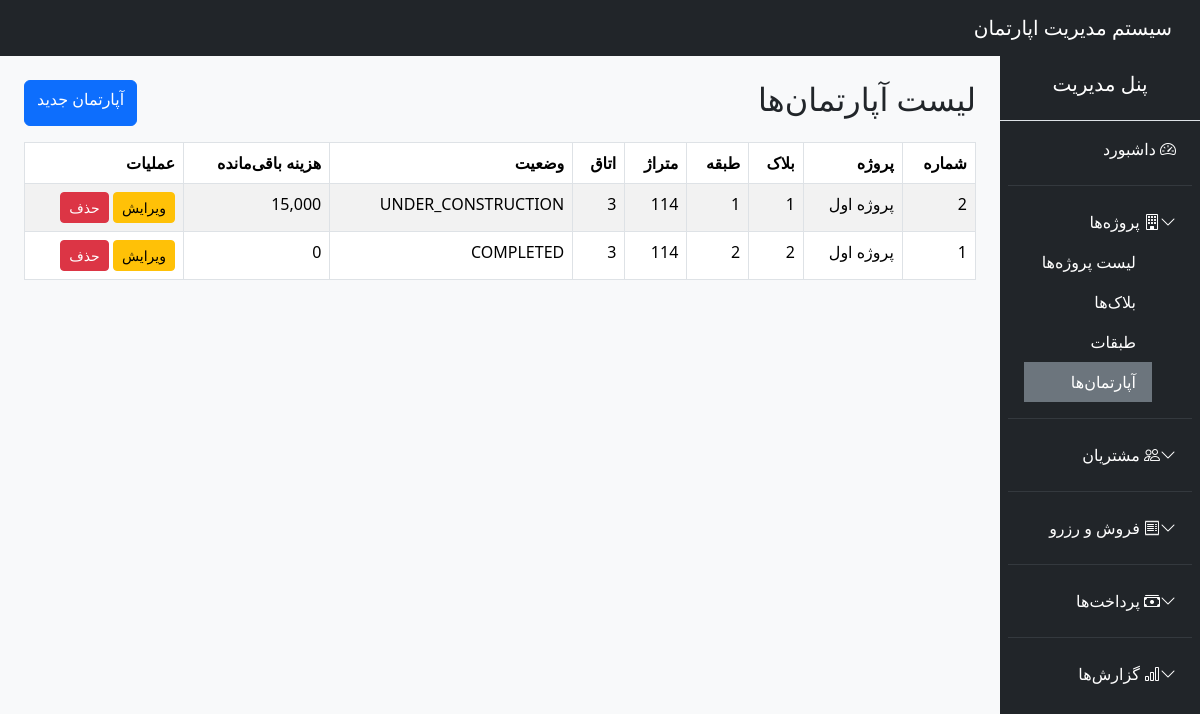
The page /public/?route=apartments (signed in) on the database as committed earlier.
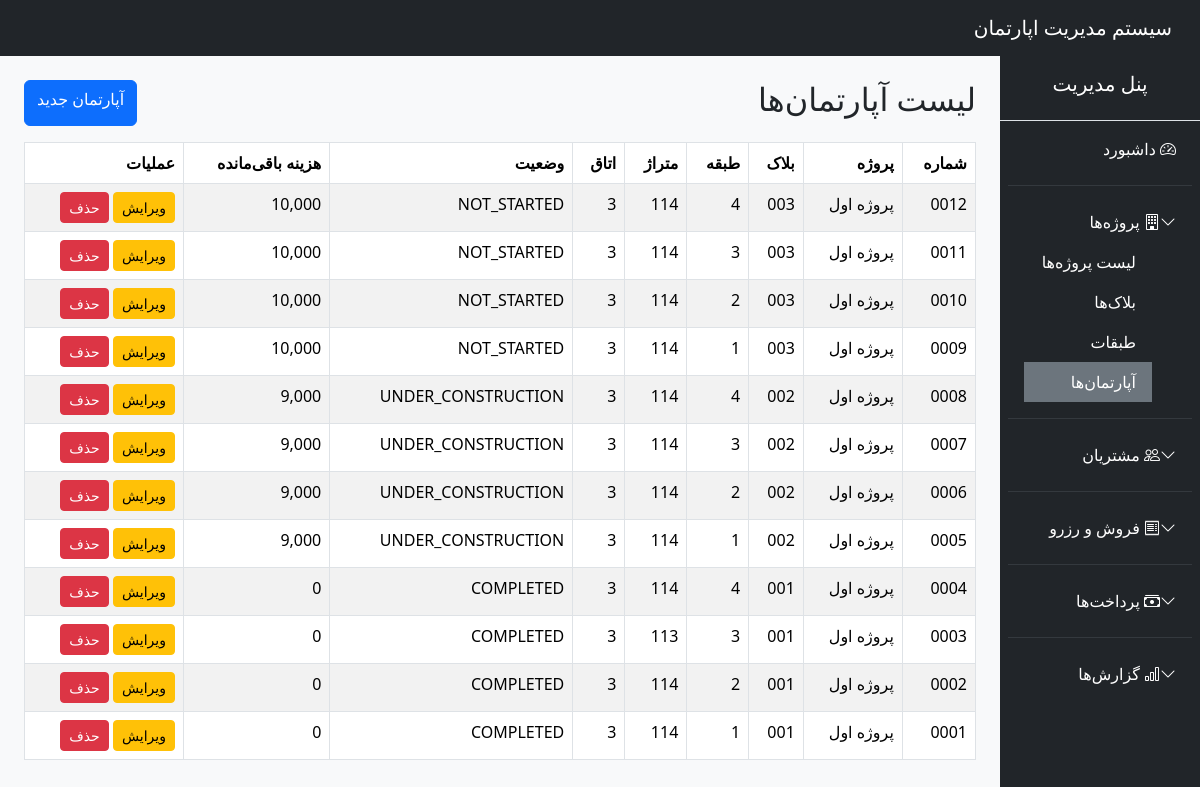
The same page on the database as committed later.
### tables this page shows
CREATE TABLE `apartments` (
  `id` int(11) NOT NULL,
  `floor_id` int(11) NOT NULL,
  `apartment_number` varchar(50) NOT NULL,
  `area` float DEFAULT NULL,
  `rooms` int(11) DEFAULT NULL,
  `status` enum('COMPLETED','UNDER_CONSTRUCTION','NOT_STARTED') NOT NULL,
  `base_price` decimal(15,2) DEFAULT NULL,
  `estimated_total_cost` decimal(15,2) DEFAULT NULL,
  `spent_cost` decimal(15,2) DEFAULT 0.00,
  `created_at` timestamp NOT NULL DEFAULT current_timestamp()
);

CREATE TABLE `projects` (
  `id` int(11) NOT NULL,
  `name` varchar(100) NOT NULL,
  `location` varchar(255) DEFAULT NULL,
  `description` text DEFAULT NULL,
  `created_at` timestamp NOT NULL DEFAULT current_timestamp(),
  `status` enum('ACTIVE','INACTIVE','COMPLETED') NOT NULL DEFAULT 'ACTIVE'
);

CREATE TABLE `blocks` (
  `id` int(11) NOT NULL,
  `project_id` int(11) NOT NULL,
  `name` varchar(50) NOT NULL,
  `floors_count` int(11) NOT NULL
);

CREATE TABLE `floors` (
  `id` int(11) NOT NULL,
  `block_id` int(11) NOT NULL,
  `floor_number` int(11) NOT NULL
);

### app/core/Controller.php (called while the page is built, shortened)
<?php
class Controller {
    protected function view($view, $data = []) {
        extract($data);
        require "../app/views/$view.php";
    }
    protected function model($model) {
        return new $model;
    }
}

### app/controllers/ApartmentController.php (called while the page is built, shortened)
<?php
class ApartmentController extends Controller
{
    public function index()
    {
        $apartmentModel = $this->model("Apartment");
        $apartments = $apartmentModel->all();
        $this->view("apartments/index", compact('apartments', 'floors', 'page_title'));
    }
}

### public/index.php (called while the page is built, shortened)
<?php
require_once "../app/core/Database.php";
require_once "../app/core/Controller.php";
require_once "../app/core/Model.php";
require_once "../routes/web.php";

### config/config.php (called while the page is built)
<?php
return [
    'db' => [
        'host' => 'localhost',
        'dbname' => 'apartment_system',
        'user' => 'root',
        'pass' => ''
    ]
];

### app/core/Database.php (called while the page is built, shortened)
<?php
class Database {
    private static $instance = null;
    private function __construct() {
        $config = require __DIR__ . '/../../config/config.php';
        $dsn = "mysql:host={$config['db']['host']};dbname={$config['db']['dbname']};charset=utf8mb4";
        try {
            $this->pdo = new PDO($dsn, $config['db']['user'], $config['db']['pass']);
        } catch (PDOException $e) {
            die("DB Connection Failed: " . $e->getMessage());
        }
    }
    public static function connect() {
        if (self::$instance === null) {
            self::$instance = new Database();
        }
        return self::$instance->pdo;
    }
}

### app/core/Model.php (called while the page is built, shortened)
<?php
class Model {
    public function __construct() {
        $this->db = Database::connect();
    }
}

### app/models/Apartment.php (called while the page is built, shortened)
<?php
class Apartment extends Model
{
    public function all()
    {
        $sql = "SELECT a.*,
                       f.floor_number,
                       b.name AS block_name,
                       p.name AS project_name
                FROM apartments a
                JOIN floors f ON a.floor_id = f.id
                JOIN blocks b ON f.block_id = b.id
                JOIN projects p ON b.project_id = p.id
                ORDER BY a.id DESC";
        return $this->db->query($sql)->fetchAll(PDO::FETCH_ASSOC);
    }
}

### app/views/apartments/index.php (the view)
<?php require "../app/views/layouts/header.php"; ?>
<?php require "../app/views/layouts/sidebar.php"; ?>
<div class="d-flex justify-content-between mb-3">
    <h2>لیست آپارتمان‌ها</h2>
    <a href="/apartment_system/public/?route=apartments_create" class="btn btn-primary">آپارتمان جدید</a>
</div>
<table class="table table-bordered table-striped">
    <thead>
        <tr>
            <th>شماره</th>
            <th>پروژه</th>
            <th>بلاک</th>
            <th>طبقه</th>
            <th>متراژ</th>
            <th>اتاق</th>
            <th>وضعیت</th>
            <th>هزینه باقی‌مانده</th>
            <th>عملیات</th>
        </tr>
    </thead>
    <tbody>
    <?php foreach ($apartments as $ap): ?>
        <tr>
            <td><?= $ap['apartment_number'] ?></td>
            <td><?= $ap['project_name'] ?></td>
            <td><?= $ap['block_name'] ?></td>
            <td><?= $ap['floor_number'] ?></td>
            <td><?= $ap['area'] ?></td>
            <td><?= $ap['rooms'] ?></td>
            <td><?= $ap['status'] ?></td>
            <td>
                <?= number_format($ap['estimated_total_cost'] - $ap['spent_cost']) ?>
            </td>
            <td>
                <a href="/apartment_system/public/?route=apartments_edit&id=<?= $ap['id'] ?>" class="btn btn-warning btn-sm">ویرایش</a>
                <a href="/apartment_system/public/?route=apartments_delete&id=<?= $ap['id'] ?>" class="btn btn-danger btn-sm" onclick="return confirm('حذف شود؟')">حذف</a>
            </td>
        </tr>
    <?php endforeach; ?>
    </tbody>
</table>
<?php require "../app/views/layouts/footer.php"; ?>

Rows that differ between the two databases and show on the page:
removed apartments: apartment_number "2", projects.name "پروژه اول", blocks.name "1", floor.floor_number "1", area "114", rooms "3", status "UNDER_CONSTRUCTION", $ap['estimated_total_cost'] - $ap['spent_cost'] "15,000"
removed apartments: apartment_number "1", projects.name "پروژه اول", blocks.name "2", floor.floor_number "2", area "114", rooms "3", status "COMPLETED", $ap['estimated_total_cost'] - $ap['spent_cost'] "0"
added apartments: apartment_number "0012", projects.name "پروژه اول", blocks.name "003", floor.floor_number "4", area "114", rooms "3", status "NOT_STARTED", $ap['estimated_total_cost'] - $ap['spent_cost'] "10,000"
added apartments: apartment_number "0011", projects.name "پروژه اول", blocks.name "003", floor.floor_number "3", area "114", rooms "3", status "NOT_STARTED", $ap['estimated_total_cost'] - $ap['spent_cost'] "10,000"
added apartments: apartment_number "0010", projects.name "پروژه اول", blocks.name "003", floor.floor_number "2", area "114", rooms "3", status "NOT_STARTED", $ap['estimated_total_cost'] - $ap['spent_cost'] "10,000"
added apartments: apartment_number "0009", projects.name "پروژه اول", blocks.name "003", floor.floor_number "1", area "114", rooms "3", status "NOT_STARTED", $ap['estimated_total_cost'] - $ap['spent_cost'] "10,000"
added apartments: apartment_number "0008", projects.name "پروژه اول", blocks.name "002", floor.floor_number "4", area "114", rooms "3", status "UNDER_CONSTRUCTION", $ap['estimated_total_cost'] - $ap['spent_cost'] "9,000"
added apartments: apartment_number "0007", projects.name "پروژه اول", blocks.name "002", floor.floor_number "3", area "114", rooms "3", status "UNDER_CONSTRUCTION", $ap['estimated_total_cost'] - $ap['spent_cost'] "9,000"
added apartments: apartment_number "0006", projects.name "پروژه اول", blocks.name "002", floor.floor_number "2", area "114", rooms "3", status "UNDER_CONSTRUCTION", $ap['estimated_total_cost'] - $ap['spent_cost'] "9,000"
added apartments: apartment_number "0005", projects.name "پروژه اول", blocks.name "002", floor.floor_number "1", area "114", rooms "3", status "UNDER_CONSTRUCTION", $ap['estimated_total_cost'] - $ap['spent_cost'] "9,000"
added apartments: apartment_number "0004", projects.name "پروژه اول", blocks.name "001", floor.floor_number "4", area "114", rooms "3", status "COMPLETED", $ap['estimated_total_cost'] - $ap['spent_cost'] "0"
added apartments: apartment_number "0003", projects.name "پروژه اول", blocks.name "001", floor.floor_number "3", area "113", rooms "3", status "COMPLETED", $ap['estimated_total_cost'] - $ap['spent_cost'] "0"
added apartments: apartment_number "0002", projects.name "پروژه اول", blocks.name "001", floor.floor_number "2", area "114", rooms "3", status "COMPLETED", $ap['estimated_total_cost'] - $ap['spent_cost'] "0"
added apartments: apartment_number "0001", projects.name "پروژه اول", blocks.name "001", floor.floor_number "1", area "114", rooms "3", status "COMPLETED", $ap['estimated_total_cost'] - $ap['spent_cost'] "0"
